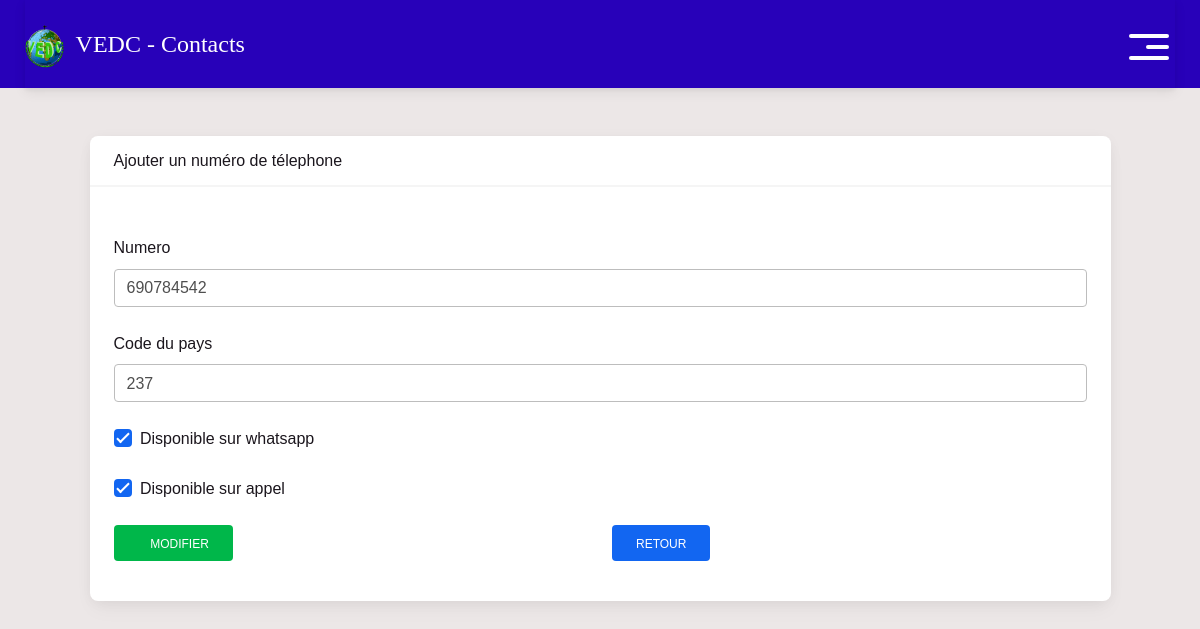
The app's page /compte/update_num/1 (signed in) with its own data.
### users/models.py (models this page shows, shortened)
class Numero(models.Model):
    numero = models.PositiveIntegerField()
    code_du_pays = models.PositiveIntegerField()
    disponible_sur_whatsapp = models.BooleanField()
    disponible_sur_appel = models.BooleanField()
    utilisateur = models.ForeignKey(User, on_delete=models.CASCADE)

### users/views.py (the view, shortened to what this page needs)
# urls.py: path("update_num/<num_id>", views.update_num, name="update_num"),
@login_required
def update_num(request, num_id):
    context = {}
    num = Numero.objects.get(pk = num_id)
    form = FromNumero(instance = num)
    context['mod'] = True
    context['form'] = form
    return render(request, 'form_numero.html', context)

### users/forms.py
class FromNumero(forms.ModelForm):
    class Meta:
        model = Numero
        exclude = ('utilisateur',)

### users/templates/form_numero.html (shortened to what this page needs)
{% extends 'base.html' %}
{% load crispy_forms_tags %}
{% block content %}
    <div class="container">
        <div class="row justify-content-center">
            <div class="col-11">
                <div class="card my-5">
                    <div class="card-header">
                        Ajouter un numéro de télephone
                    </div>
                    <div class="card-body">
                        <form action="" method="post" novalidate>
                            {% for fiels in  form %}
                                <div class="my-4">
                                    {{fiels |as_crispy_field}}
                                </div>
                            {% endfor %}
                            <div class="row my-3 justify-content-center">
                                <div class="col-6 justify-content-center">
                                    <button type="submit" class="btn btn-success">
                                         {% if mod %}
                                         <i class="fa fa-pen" aria-hidden="true"></i> Modifier
                                           {% else %}
                                           <i class="fa fa-plus" aria-hidden="true"></i> Ajouter
                                         {% endif %}
                                    </button>
                                </div>
                                <div class="col-6 justify-content-right">
                                    <a href="{% url 'home' %}" class="btn btn-primary">Retour</a>
                                </div>
                            </div>
                        </form>
                    </div>
                </div>
            </div>
        </div>
    </div>
{% endblock content %}

### static/css/style.css (style rules this page uses)
body { font-family: "Raleway", sans-serif; color: #1b161d; background-color: #a5a1a1; }
a, a:hover, a:focus { text-decoration: none; }
.btn, .btn:focus { outline: none !important; box-shadow: none; }

### templates/base.html (style rules this page uses)
body { font-family: "arial", sans-serif; color: #1b161d; background-color: #e5ddddb1; }
a, a:hover, a:focus { text-decoration: none; }
.btn, .btn:focus { outline: none !important; box-shadow: none; }
* { font-family: arial; }

### records on screen
Numero: numero "690784542" "237" "☑" "☑"
